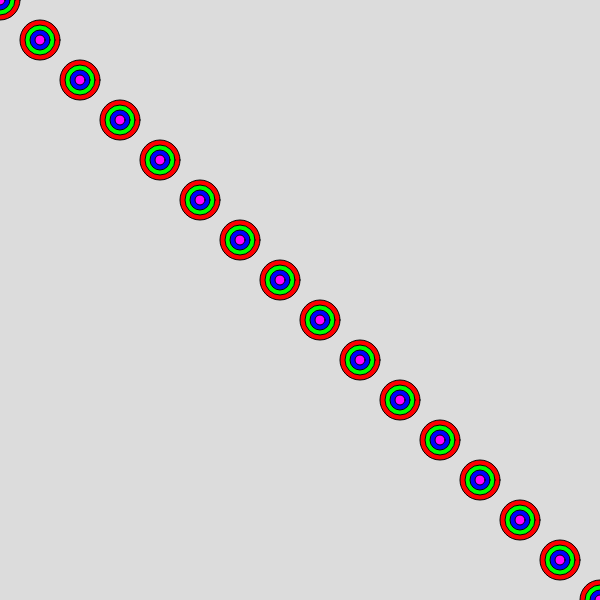
Frame 1 (no input)
Frame 60 (no input): identical to frame 1, image omitted
Frame 120 (the mouse pressed at the canvas centre since frame 60): identical to frame 1, image omitted

The p5.js sketch that drew this single still picture (run headless with seeded random() and noise() and a simulated clock; from frame 60 on, the mouse is pressed at the canvas centre):

// p5.js sketch
// ── sketch.js
var x=300//x location of the column

function setup() {
	createCanvas(600, 600);
}
function draw() {
	background(220);

	//for(initialize;condition;increment)
	for(y=0;y<=height;y=y+40){//increment the y value instead of the x value

		fill(255,0,0);//add a red fill
		ellipse(y,y,40,40); //draw an ellipse at the y AND x-location of the variable y
		fill(0,255,0);//add a green fill
		ellipse(y,y,30,30);
		fill(0,0,255);//add a blue fill
		ellipse(y,y,20,20)
		fill(255,0,255);//add a purple fill
		ellipse(y,y,10,10)
	}
}
